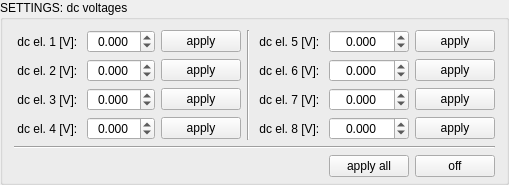
           <widget class="QGroupBox" name="groupBox_voltage_settings">
            <property name="title">
             <string>SETTINGS: dc voltages</string>
            </property>
            <layout class="QVBoxLayout" name="verticalLayout_3">
             <property name="topMargin">
              <number>5</number>
             </property>
             <property name="bottomMargin">
              <number>5</number>
             </property>
             <item>
              <layout class="QGridLayout" name="gridLayout_3">
               <item row="2" column="1">
                <widget class="QDoubleSpinBox" name="doubleSpinBox_el_2">
                 <property name="alignment">
                  <set>Qt::AlignCenter</set>
                 </property>
                 <property name="decimals">
                  <number>3</number>
                 </property>
                 <property name="minimum">
                  <double>-10.000000000000000</double>
                 </property>
                 <property name="maximum">
                  <double>10.000000000000000</double>
                 </property>
                 <property name="singleStep">
                  <double>0.100000000000000</double>
                 </property>
                </widget>
               </item>
               <item row="4" column="1">
                <widget class="QDoubleSpinBox" name="doubleSpinBox_el_4">
                 <property name="alignment">
                  <set>Qt::AlignCenter</set>
                 </property>
                 <property name="decimals">
                  <number>3</number>
                 </property>
                 <property name="minimum">
                  <double>-10.000000000000000</double>
                 </property>
                 <property name="maximum">
                  <double>10.000000000000000</double>
                 </property>
                 <property name="singleStep">
                  <double>0.100000000000000</double>
                 </property>
                </widget>
               </item>
               <item row="1" column="1">
                <widget class="QDoubleSpinBox" name="doubleSpinBox_el_1">
                 <property name="alignment">
                  <set>Qt::AlignCenter</set>
                 </property>
                 <property name="decimals">
                  <number>3</number>
                 </property>
                 <property name="minimum">
                  <double>-10.000000000000000</double>
                 </property>
                 <property name="maximum">
                  <double>10.000000000000000</double>
                 </property>
                 <property name="singleStep">
                  <double>0.100000000000000</double>
                 </property>
                </widget>
               </item>
               <item row="1" column="0">
                <widget class="QLabel" name="label">
                 <property name="text">
                  <string> dc el. 1 [V]: </string>
                 </property>
                </widget>
               </item>
               <item row="2" column="0">
                <widget class="QLabel" name="label_2">
                 <property name="text">
                  <string> dc el. 2 [V]: </string>
                 </property>
                </widget>
               </item>
               <item row="1" column="4">
                <widget class="QLabel" name="label_5">
                 <property name="text">
                  <string> dc el. 5 [V]: </string>
                 </property>
                </widget>
               </item>
               <item row="0" column="2">
                <spacer name="horizontalSpacer_13">
                 <property name="orientation">
                  <enum>Qt::Horizontal</enum>
                 </property>
                 <property name="sizeHint" stdset="0">
                  <size>
                   <width>40</width>
                   <height>5</height>
                  </size>
                 </property>
                </spacer>
               </item>
               <item row="3" column="1">
                <widget class="QDoubleSpinBox" name="doubleSpinBox_el_3">
                 <property name="alignment">
                  <set>Qt::AlignCenter</set>
                 </property>
                 <property name="decimals">
                  <number>3</number>
                 </property>
                 <property name="minimum">
                  <double>-10.000000000000000</double>
                 </property>
                 <property name="maximum">
                  <double>10.000000000000000</double>
                 </property>
                 <property name="singleStep">
                  <double>0.100000000000000</double>
                 </property>
                </widget>
               </item>
               <item row="3" column="2">
                <widget class="QPushButton" name="pushButton_el_3">
                 <property name="text">
                  <string>apply</string>
                 </property>
                </widget>
               </item>
               <item row="3" column="0">
                <widget class="QLabel" name="label_3">
                 <property name="text">
                  <string> dc el. 3 [V]: </string>
                 </property>
                </widget>
               </item>
               <item row="0" column="1">
                <spacer name="horizontalSpacer_14">
                 <property name="orientation">
                  <enum>Qt::Horizontal</enum>
                 </property>
                 <property name="sizeHint" stdset="0">
                  <size>
                   <width>40</width>
                   <height>5</height>
                  </size>
                 </property>
                </spacer>
               </item>
               <item row="6" column="5">
                <widget class="QPushButton" name="pushButton_el_all">
                 <property name="text">
                  <string>apply all</string>
                 </property>
                </widget>
               </item>
               <item row="0" column="0">
                <spacer name="horizontalSpacer_15">
                 <property name="orientation">
                  <enum>Qt::Horizontal</enum>
                 </property>
                 <property name="sizeHint" stdset="0">
                  <size>
                   <width>40</width>
                   <height>5</height>
                  </size>
                 </property>
                </spacer>
               </item>
               <item row="4" column="5">
                <widget class="QDoubleSpinBox" name="doubleSpinBox_el_8">
                 <property name="alignment">
                  <set>Qt::AlignCenter</set>
                 </property>
                 <property name="decimals">
                  <number>3</number>
                 </property>
                 <property name="minimum">
                  <double>-10.000000000000000</double>
                 </property>
                 <property name="maximum">
                  <double>10.000000000000000</double>
                 </property>
                 <property name="singleStep">
                  <double>0.100000000000000</double>
                 </property>
                </widget>
               </item>
               <item row="6" column="6">
                <widget class="QPushButton" name="pushButton_dc_to_zero">
                 <property name="text">
                  <string>off</string>
                 </property>
                </widget>
               </item>
               <item row="5" column="0" colspan="7">
                <widget class="Line" name="line_3">
                 <property name="orientation">
                  <enum>Qt::Horizontal</enum>
                 </property>
                </widget>
               </item>
               <item row="3" column="4">
                <widget class="QLabel" name="label_7">
                 <property name="text">
                  <string> dc el. 7 [V]: </string>
                 </property>
                </widget>
               </item>
               <item row="0" column="6">
                <spacer name="horizontalSpacer_10">
                 <property name="orientation">
                  <enum>Qt::Horizontal</enum>
                 </property>
                 <property name="sizeHint" stdset="0">
                  <size>
                   <width>40</width>
                   <height>5</height>
                  </size>
                 </property>
                </spacer>
               </item>
               <item row="1" column="6">
                <widget class="QPushButton" name="pushButton_el_5">
                 <property name="text">
                  <string>apply</string>
                 </property>
                </widget>
               </item>
               <item row="2" column="6">
                <widget class="QPushButton" name="pushButton_el_6">
                 <property name="text">
                  <string>apply</string>
                 </property>
                </widget>
               </item>
               <item row="1" column="3" rowspan="4">
                <widget class="Line" name="line_19">
                 <property name="orientation">
                  <enum>Qt::Vertical</enum>
                 </property>
                </widget>
               </item>
               <item row="4" column="6">
                <widget class="QPushButton" name="pushButton_el_8">
                 <property name="text">
                  <string>apply</string>
                 </property>
                </widget>
               </item>
               <item row="2" column="4">
                <widget class="QLabel" name="label_6">
                 <property name="text">
                  <string> dc el. 6 [V]: </string>
                 </property>
                </widget>
               </item>
               <item row="2" column="5">
                <widget class="QDoubleSpinBox" name="doubleSpinBox_el_6">
                 <property name="alignment">
                  <set>Qt::AlignCenter</set>
                 </property>
                 <property name="decimals">
                  <number>3</number>
                 </property>
                 <property name="minimum">
                  <double>-10.000000000000000</double>
                 </property>
                 <property name="maximum">
                  <double>10.000000000000000</double>
                 </property>
                 <property name="singleStep">
                  <double>0.100000000000000</double>
                 </property>
                </widget>
               </item>
               <item row="4" column="2">
                <widget class="QPushButton" name="pushButton_el_4">
                 <property name="text">
                  <string>apply</string>
                 </property>
                </widget>
               </item>
               <item row="3" column="6">
                <widget class="QPushButton" name="pushButton_el_7">
                 <property name="text">
                  <string>apply</string>
                 </property>
                </widget>
               </item>
               <item row="1" column="2">
                <widget class="QPushButton" name="pushButton_el_1">
                 <property name="text">
                  <string>apply</string>
                 </property>
                </widget>
               </item>
               <item row="0" column="5">
                <spacer name="horizontalSpacer_11">
                 <property name="orientation">
                  <enum>Qt::Horizontal</enum>
                 </property>
                 <property name="sizeHint" stdset="0">
                  <size>
                   <width>40</width>
                   <height>5</height>
                  </size>
                 </property>
                </spacer>
               </item>
               <item row="1" column="5">
                <widget class="QDoubleSpinBox" name="doubleSpinBox_el_5">
                 <property name="alignment">
                  <set>Qt::AlignCenter</set>
                 </property>
                 <property name="decimals">
                  <number>3</number>
                 </property>
                 <property name="minimum">
                  <double>-10.000000000000000</double>
                 </property>
                 <property name="maximum">
                  <double>10.000000000000000</double>
                 </property>
                 <property name="singleStep">
                  <double>0.100000000000000</double>
                 </property>
                </widget>
               </item>
               <item row="0" column="4">
                <spacer name="horizontalSpacer_12">
                 <property name="orientation">
                  <enum>Qt::Horizontal</enum>
                 </property>
                 <property name="sizeHint" stdset="0">
                  <size>
                   <width>40</width>
                   <height>5</height>
                  </size>
                 </property>
                </spacer>
               </item>
               <item row="4" column="0">
                <widget class="QLabel" name="label_4">
                 <property name="text">
                  <string> dc el. 4 [V]: </string>
                 </property>
                </widget>
               </item>
               <item row="3" column="5">
                <widget class="QDoubleSpinBox" name="doubleSpinBox_el_7">
                 <property name="alignment">
                  <set>Qt::AlignCenter</set>
                 </property>
                 <property name="decimals">
                  <number>3</number>
                 </property>
                 <property name="minimum">
                  <double>-10.000000000000000</double>
                 </property>
                 <property name="maximum">
                  <double>10.000000000000000</double>
                 </property>
                 <property name="singleStep">
                  <double>0.100000000000000</double>
                 </property>
                </widget>
               </item>
               <item row="4" column="4">
                <widget class="QLabel" name="label_8">
                 <property name="text">
                  <string> dc el. 8 [V]: </string>
                 </property>
                </widget>
               </item>
               <item row="2" column="2">
                <widget class="QPushButton" name="pushButton_el_2">
                 <property name="text">
                  <string>apply</string>
                 </property>
                </widget>
               </item>
              </layout>
             </item>
            </layout>
           </widget>
